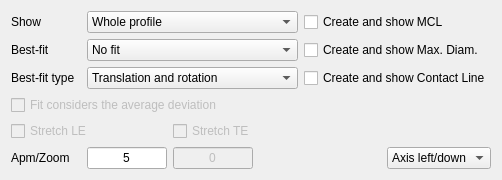
     <widget class="QWidget" name="globalForm">
      <attribute name="title">
       <string>Global form</string>
      </attribute>
      <layout class="QGridLayout" name="gridLayout_3">
       <item row="0" column="0">
        <widget class="QLabel" name="showLabel">
         <property name="text">
          <string>Show</string>
         </property>
        </widget>
       </item>
       <item row="0" column="2" colspan="3">
        <widget class="QComboBox" name="profileType">
         <property name="enabled">
          <bool>true</bool>
         </property>
         <item>
          <property name="text">
           <string>Whole profile</string>
          </property>
         </item>
         <item>
          <property name="text">
           <string>Profile without LE/TE</string>
          </property>
         </item>
         <item>
          <property name="text">
           <string>Profile without TE</string>
          </property>
         </item>
         <item>
          <property name="text">
           <string>Profile without LE/TE (LSQ local)</string>
          </property>
         </item>
         <item>
          <property name="text">
           <string>Profile without LE/TE (Form local)</string>
          </property>
         </item>
        </widget>
       </item>
       <item row="5" column="2">
        <widget class="QLineEdit" name="globalApmlification">
         <property name="maximumSize">
          <size>
           <width>80</width>
           <height>16777215</height>
          </size>
         </property>
         <property name="inputMethodHints">
          <set>Qt::ImhDigitsOnly</set>
         </property>
         <property name="text">
          <string>5</string>
         </property>
         <property name="alignment">
          <set>Qt::AlignCenter</set>
         </property>
        </widget>
       </item>
       <item row="5" column="3">
        <widget class="QLineEdit" name="globalZoom">
         <property name="enabled">
          <bool>false</bool>
         </property>
         <property name="minimumSize">
          <size>
           <width>80</width>
           <height>0</height>
          </size>
         </property>
         <property name="maximumSize">
          <size>
           <width>80</width>
           <height>16777215</height>
          </size>
         </property>
         <property name="text">
          <string>0</string>
         </property>
         <property name="alignment">
          <set>Qt::AlignCenter</set>
         </property>
        </widget>
       </item>
       <item row="1" column="2" colspan="3">
        <widget class="QComboBox" name="globalBestFit">
         <property name="enabled">
          <bool>true</bool>
         </property>
         <property name="editable">
          <bool>false</bool>
         </property>
         <property name="maxVisibleItems">
          <number>10</number>
         </property>
         <item>
          <property name="text">
           <string>No fit</string>
          </property>
         </item>
         <item>
          <property name="text">
           <string>Whole profile (LSQ)</string>
          </property>
         </item>
         <item>
          <property name="text">
           <string>Profile without LE/TE (LSQ)</string>
          </property>
         </item>
         <item>
          <property name="text">
           <string>Profile without TE (LSQ)</string>
          </property>
         </item>
         <item>
          <property name="text">
           <string>2 points at 10%</string>
          </property>
         </item>
         <item>
          <property name="text">
           <string>Fit in Tol. Band</string>
          </property>
         </item>
         <item>
          <property name="text">
           <string>Min. Form</string>
          </property>
         </item>
        </widget>
       </item>
       <item row="5" column="6">
        <widget class="QComboBox" name="globalAxis">
         <property name="enabled">
          <bool>true</bool>
         </property>
         <property name="currentIndex">
          <number>0</number>
         </property>
         <item>
          <property name="text">
           <string>Axis left/down</string>
          </property>
         </item>
         <item>
          <property name="text">
           <string>Axis center</string>
          </property>
         </item>
         <item>
          <property name="text">
           <string>No axis</string>
          </property>
         </item>
        </widget>
       </item>
       <item row="1" column="0">
        <widget class="QLabel" name="bestFitLabel">
         <property name="text">
          <string>Best-fit</string>
         </property>
        </widget>
       </item>
       <item row="2" column="0">
        <widget class="QLabel" name="typeBestFitLabel">
         <property name="text">
          <string>Best-fit type</string>
         </property>
        </widget>
       </item>
       <item row="5" column="0" colspan="2">
        <widget class="QLabel" name="scaleLabel">
         <property name="text">
          <string>Apm/Zoom</string>
         </property>
        </widget>
       </item>
       <item row="2" column="2" colspan="3">
        <widget class="QComboBox" name="bestFitType">
         <item>
          <property name="text">
           <string>Translation and rotation</string>
          </property>
         </item>
         <item>
          <property name="text">
           <string>Only translation</string>
          </property>
         </item>
         <item>
          <property name="text">
           <string>Only rotation</string>
          </property>
         </item>
         <item>
          <property name="text">
           <string>Only X translation</string>
          </property>
         </item>
         <item>
          <property name="text">
           <string>Only Y translation</string>
          </property>
         </item>
         <item>
          <property name="text">
           <string>X translation and rotation</string>
          </property>
         </item>
         <item>
          <property name="text">
           <string>Y translation and rotation</string>
          </property>
         </item>
        </widget>
       </item>
       <item row="3" column="0" colspan="5">
        <widget class="QCheckBox" name="averageDeviation">
         <property name="enabled">
          <bool>false</bool>
         </property>
         <property name="text">
          <string>Fit considers the average deviation</string>
         </property>
         <property name="checked">
          <bool>false</bool>
         </property>
        </widget>
       </item>
       <item row="2" column="5" colspan="2">
        <widget class="QCheckBox" name="needContactLine">
         <property name="text">
          <string>Create and show Contact Line</string>
         </property>
        </widget>
       </item>
       <item row="1" column="5" colspan="2">
        <widget class="QCheckBox" name="needMaxDia">
         <property name="text">
          <string>Create and show Max. Diam.</string>
         </property>
        </widget>
       </item>
       <item row="5" column="5">
        <spacer name="horizontalSpacer_10">
         <property name="orientation">
          <enum>Qt::Horizontal</enum>
         </property>
         <property name="sizeHint" stdset="0">
          <size>
           <width>40</width>
           <height>20</height>
          </size>
         </property>
        </spacer>
       </item>
       <item row="0" column="5" colspan="2">
        <widget class="QCheckBox" name="needMCL">
         <property name="text">
          <string>Create and show MCL</string>
         </property>
        </widget>
       </item>
       <item row="4" column="3" colspan="2">
        <widget class="QCheckBox" name="stretchTE">
         <property name="enabled">
          <bool>false</bool>
         </property>
         <property name="text">
          <string>Stretch TE</string>
         </property>
         <property name="checked">
          <bool>false</bool>
         </property>
        </widget>
       </item>
       <item row="4" column="0" colspan="3">
        <widget class="QCheckBox" name="stretchLE">
         <property name="enabled">
          <bool>false</bool>
         </property>
         <property name="text">
          <string>Stretch LE</string>
         </property>
         <property name="checked">
          <bool>false</bool>
         </property>
        </widget>
       </item>
      </layout>
     </widget>
